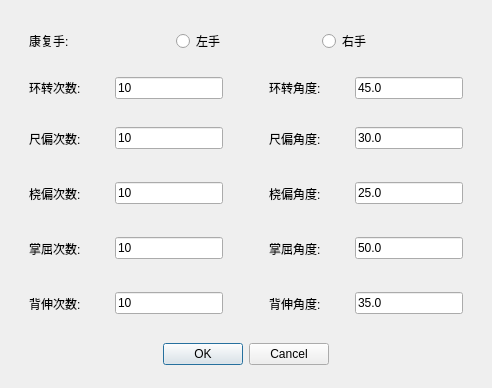
<?xml version="1.0" encoding="UTF-8"?>
<ui version="4.0">
 <class>Dialog</class>
 <widget class="QDialog" name="Dialog">
  <property name="geometry">
   <rect>
    <x>0</x>
    <y>0</y>
    <width>492</width>
    <height>388</height>
   </rect>
  </property>
  <property name="windowTitle">
   <string>设置训练任务参数</string>
  </property>
  <layout class="QVBoxLayout" name="verticalLayout">
   <item>
    <widget class="QWidget" name="widget_2" native="true">
     <layout class="QVBoxLayout" name="verticalLayout_2">
      <item>
       <widget class="QWidget" name="widget" native="true">
        <property name="sizePolicy">
         <sizepolicy hsizetype="Preferred" vsizetype="Fixed">
          <horstretch>0</horstretch>
          <verstretch>0</verstretch>
         </sizepolicy>
        </property>
        <layout class="QHBoxLayout" name="horizontalLayout">
         <item>
          <widget class="QLabel" name="label">
           <property name="text">
            <string>康复手:</string>
           </property>
          </widget>
         </item>
         <item>
          <widget class="QRadioButton" name="radioButton_l">
           <property name="text">
            <string>左手</string>
           </property>
          </widget>
         </item>
         <item>
          <widget class="QRadioButton" name="radioButton_r">
           <property name="text">
            <string>右手</string>
           </property>
          </widget>
         </item>
        </layout>
       </widget>
      </item>
      <item>
       <widget class="QWidget" name="widget_3" native="true">
        <property name="sizePolicy">
         <sizepolicy hsizetype="Preferred" vsizetype="Fixed">
          <horstretch>0</horstretch>
          <verstretch>0</verstretch>
         </sizepolicy>
        </property>
        <layout class="QHBoxLayout" name="horizontalLayout_2">
         <item>
          <widget class="QLabel" name="label_2">
           <property name="text">
            <string>环转次数:</string>
           </property>
          </widget>
         </item>
         <item>
          <widget class="QLineEdit" name="lineEdit_roll_n">
           <property name="sizePolicy">
            <sizepolicy hsizetype="Fixed" vsizetype="Fixed">
             <horstretch>0</horstretch>
             <verstretch>0</verstretch>
            </sizepolicy>
           </property>
           <property name="text">
            <string>10</string>
           </property>
          </widget>
         </item>
         <item>
          <spacer name="horizontalSpacer">
           <property name="orientation">
            <enum>Qt::Horizontal</enum>
           </property>
           <property name="sizeType">
            <enum>QSizePolicy::Fixed</enum>
           </property>
           <property name="sizeHint" stdset="0">
            <size>
             <width>40</width>
             <height>20</height>
            </size>
           </property>
          </spacer>
         </item>
         <item>
          <widget class="QLabel" name="label_3">
           <property name="text">
            <string>环转角度:</string>
           </property>
          </widget>
         </item>
         <item>
          <widget class="QLineEdit" name="lineEdit_roll_a">
           <property name="sizePolicy">
            <sizepolicy hsizetype="Fixed" vsizetype="Fixed">
             <horstretch>0</horstretch>
             <verstretch>0</verstretch>
            </sizepolicy>
           </property>
           <property name="text">
            <string>45.0</string>
           </property>
          </widget>
         </item>
        </layout>
       </widget>
      </item>
      <item>
       <widget class="QWidget" name="widget_4" native="true">
        <layout class="QHBoxLayout" name="horizontalLayout_3">
         <item>
          <widget class="QLabel" name="label_4">
           <property name="text">
            <string>尺偏次数:</string>
           </property>
          </widget>
         </item>
         <item>
          <widget class="QLineEdit" name="lineEdit_yaw_r_n">
           <property name="sizePolicy">
            <sizepolicy hsizetype="Fixed" vsizetype="Fixed">
             <horstretch>0</horstretch>
             <verstretch>0</verstretch>
            </sizepolicy>
           </property>
           <property name="text">
            <string>10</string>
           </property>
          </widget>
         </item>
         <item>
          <spacer name="horizontalSpacer_2">
           <property name="orientation">
            <enum>Qt::Horizontal</enum>
           </property>
           <property name="sizeType">
            <enum>QSizePolicy::Fixed</enum>
           </property>
           <property name="sizeHint" stdset="0">
            <size>
             <width>40</width>
             <height>20</height>
            </size>
           </property>
          </spacer>
         </item>
         <item>
          <widget class="QLabel" name="label_5">
           <property name="text">
            <string>尺偏角度:</string>
           </property>
          </widget>
         </item>
         <item>
          <widget class="QLineEdit" name="lineEdit_yaw_r_a">
           <property name="sizePolicy">
            <sizepolicy hsizetype="Fixed" vsizetype="Fixed">
             <horstretch>0</horstretch>
             <verstretch>0</verstretch>
            </sizepolicy>
           </property>
           <property name="text">
            <string>30.0</string>
           </property>
          </widget>
         </item>
        </layout>
       </widget>
      </item>
      <item>
       <widget class="QWidget" name="widget_5" native="true">
        <layout class="QHBoxLayout" name="horizontalLayout_4">
         <item>
          <widget class="QLabel" name="label_6">
           <property name="text">
            <string>桡偏次数:</string>
           </property>
          </widget>
         </item>
         <item>
          <widget class="QLineEdit" name="lineEdit_yaw_l_n">
           <property name="sizePolicy">
            <sizepolicy hsizetype="Fixed" vsizetype="Fixed">
             <horstretch>0</horstretch>
             <verstretch>0</verstretch>
            </sizepolicy>
           </property>
           <property name="text">
            <string>10</string>
           </property>
          </widget>
         </item>
         <item>
          <spacer name="horizontalSpacer_3">
           <property name="orientation">
            <enum>Qt::Horizontal</enum>
           </property>
           <property name="sizeType">
            <enum>QSizePolicy::Fixed</enum>
           </property>
           <property name="sizeHint" stdset="0">
            <size>
             <width>40</width>
             <height>20</height>
            </size>
           </property>
          </spacer>
         </item>
         <item>
          <widget class="QLabel" name="label_7">
           <property name="text">
            <string>桡偏角度:</string>
           </property>
          </widget>
         </item>
         <item>
          <widget class="QLineEdit" name="lineEdit_yaw_l_a">
           <property name="sizePolicy">
            <sizepolicy hsizetype="Fixed" vsizetype="Fixed">
             <horstretch>0</horstretch>
             <verstretch>0</verstretch>
            </sizepolicy>
           </property>
           <property name="text">
            <string>25.0</string>
           </property>
          </widget>
         </item>
        </layout>
       </widget>
      </item>
      <item>
       <widget class="QWidget" name="widget_6" native="true">
        <layout class="QHBoxLayout" name="horizontalLayout_5">
         <item>
          <widget class="QLabel" name="label_8">
           <property name="text">
            <string>掌屈次数:</string>
           </property>
          </widget>
         </item>
         <item>
          <widget class="QLineEdit" name="lineEdit_pitch_up_n">
           <property name="sizePolicy">
            <sizepolicy hsizetype="Fixed" vsizetype="Fixed">
             <horstretch>0</horstretch>
             <verstretch>0</verstretch>
            </sizepolicy>
           </property>
           <property name="text">
            <string>10</string>
           </property>
          </widget>
         </item>
         <item>
          <spacer name="horizontalSpacer_4">
           <property name="orientation">
            <enum>Qt::Horizontal</enum>
           </property>
           <property name="sizeType">
            <enum>QSizePolicy::Fixed</enum>
           </property>
           <property name="sizeHint" stdset="0">
            <size>
             <width>40</width>
             <height>20</height>
            </size>
           </property>
          </spacer>
         </item>
         <item>
          <widget class="QLabel" name="label_9">
           <property name="text">
            <string>掌屈角度:</string>
           </property>
          </widget>
         </item>
         <item>
          <widget class="QLineEdit" name="lineEdit_pitch_up_a">
           <property name="sizePolicy">
            <sizepolicy hsizetype="Fixed" vsizetype="Fixed">
             <horstretch>0</horstretch>
             <verstretch>0</verstretch>
            </sizepolicy>
           </property>
           <property name="text">
            <string>50.0</string>
           </property>
          </widget>
         </item>
        </layout>
       </widget>
      </item>
      <item>
       <widget class="QWidget" name="widget_7" native="true">
        <layout class="QHBoxLayout" name="horizontalLayout_6">
         <item>
          <widget class="QLabel" name="label_10">
           <property name="text">
            <string>背伸次数:</string>
           </property>
          </widget>
         </item>
         <item>
          <widget class="QLineEdit" name="lineEdit_pitch_down_n">
           <property name="sizePolicy">
            <sizepolicy hsizetype="Fixed" vsizetype="Fixed">
             <horstretch>0</horstretch>
             <verstretch>0</verstretch>
            </sizepolicy>
           </property>
           <property name="text">
            <string>10</string>
           </property>
          </widget>
         </item>
         <item>
          <spacer name="horizontalSpacer_5">
           <property name="orientation">
            <enum>Qt::Horizontal</enum>
           </property>
           <property name="sizeType">
            <enum>QSizePolicy::Fixed</enum>
           </property>
           <property name="sizeHint" stdset="0">
            <size>
             <width>40</width>
             <height>20</height>
            </size>
           </property>
          </spacer>
         </item>
         <item>
          <widget class="QLabel" name="label_11">
           <property name="text">
            <string>背伸角度:</string>
           </property>
          </widget>
         </item>
         <item>
          <widget class="QLineEdit" name="lineEdit_pitch_down_a">
           <property name="sizePolicy">
            <sizepolicy hsizetype="Fixed" vsizetype="Fixed">
             <horstretch>0</horstretch>
             <verstretch>0</verstretch>
            </sizepolicy>
           </property>
           <property name="text">
            <string>35.0</string>
           </property>
          </widget>
         </item>
        </layout>
       </widget>
      </item>
     </layout>
    </widget>
   </item>
   <item alignment="Qt::AlignHCenter">
    <widget class="QDialogButtonBox" name="buttonBox">
     <property name="layoutDirection">
      <enum>Qt::LeftToRight</enum>
     </property>
     <property name="orientation">
      <enum>Qt::Horizontal</enum>
     </property>
     <property name="standardButtons">
      <set>QDialogButtonBox::Cancel|QDialogButtonBox::Ok</set>
     </property>
    </widget>
   </item>
   <item>
    <spacer name="verticalSpacer">
     <property name="orientation">
      <enum>Qt::Vertical</enum>
     </property>
     <property name="sizeType">
      <enum>QSizePolicy::Fixed</enum>
     </property>
     <property name="sizeHint" stdset="0">
      <size>
       <width>20</width>
       <height>12</height>
      </size>
     </property>
    </spacer>
   </item>
  </layout>
 </widget>
 <resources/>
 <connections>
  <connection>
   <sender>buttonBox</sender>
   <signal>accepted()</signal>
   <receiver>Dialog</receiver>
   <slot>accept()</slot>
   <hints>
    <hint type="sourcelabel">
     <x>248</x>
     <y>254</y>
    </hint>
    <hint type="destinationlabel">
     <x>157</x>
     <y>274</y>
    </hint>
   </hints>
  </connection>
  <connection>
   <sender>buttonBox</sender>
   <signal>rejected()</signal>
   <receiver>Dialog</receiver>
   <slot>reject()</slot>
   <hints>
    <hint type="sourcelabel">
     <x>316</x>
     <y>260</y>
    </hint>
    <hint type="destinationlabel">
     <x>286</x>
     <y>274</y>
    </hint>
   </hints>
  </connection>
 </connections>
</ui>
